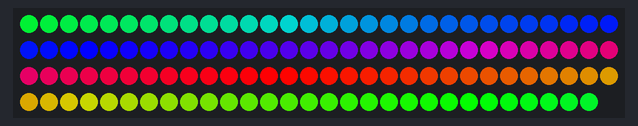
Bench run of a program on a simulated MicroPython board. Parts: 119 RGB LEDs in strip order, left to right, continuing on the next row.

Above: at 0.8 s.
At 19.29 s:
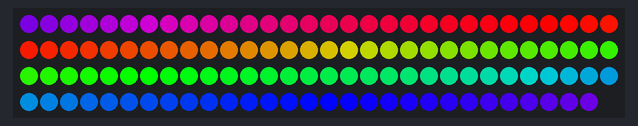
At 39.0 s:
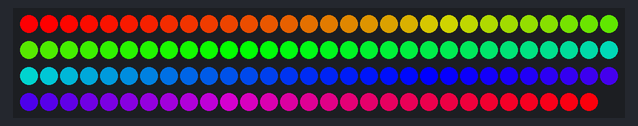

The program:

06-rainbow-wipe.py
```python
from neopixel import NeoPixel
from utime import sleep
import config

# read parameters from hardware configuration file
NEOPIXEL_PIN = config.NEOPIXEL_PIN
NUMBER_PIXELS = config.NUMBER_PIXELS

strip = NeoPixel(machine.Pin(NEOPIXEL_PIN), NUMBER_PIXELS)

def wheel(pos):
    # Input a value 0 to 255 to get a color value.
    # The colors are a transition r - g - b - back to r.
    if pos < 0 or pos > 255:
        return (0, 0, 0)
    if pos < 85:
        return (255 - pos * 3, pos * 3, 0)
    if pos < 170:
        pos -= 85
        return (0, 255 - pos * 3, pos * 3)
    pos -= 170
    return (pos * 3, 0, 255 - pos * 3)

def rainbow_cycle(wait, speed, skip):
    global NUMBER_PIXELS, strip
    # get a color - speed will skip intermediate colors for faster cycles
    for j in range(0, 255, speed):
        for i in range(0, NUMBER_PIXELS, skip):
            rc_index = (i * 256 // NUMBER_PIXELS) + j
            # print(rc_index)
            strip[i] = wheel(rc_index & 255)
        strip.write()
    sleep(wait)

# s[eed is an integer from 1 to 30
speed = 2
# skip = 1 is every pixel, 2 is every other pixel etc.
# the hither skip the lower the overall power
skip = 1
while True:
    rainbow_cycle(.01, speed, skip)
```

config.py
```python
from neopixel import NeoPixel
from utime import sleep

NEOPIXEL_PIN = 0
NUMBER_PIXELS = 119
```

Measured:
- what the display in image 2 shows lasts 0.7 s, from 39.0 s to 39.7 s
